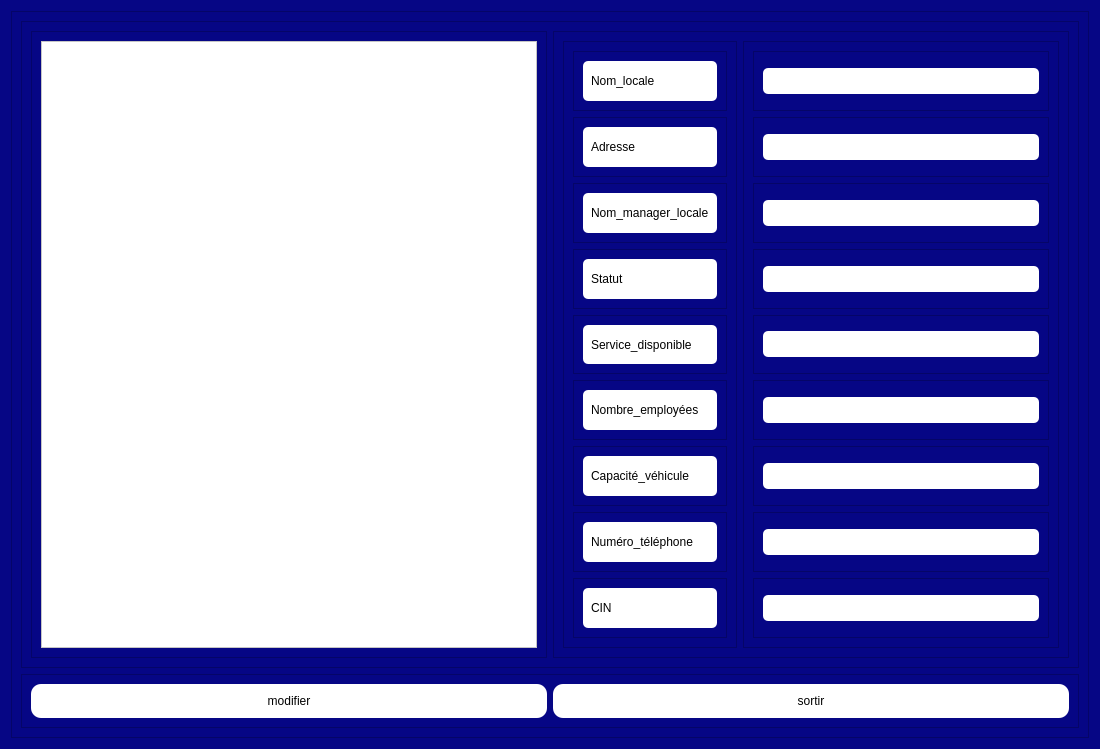
<?xml version="1.0" encoding="UTF-8"?>
<ui version="4.0">
 <class>cccc</class>
 <widget class="QDialog" name="cccc">
  <property name="geometry">
   <rect>
    <x>0</x>
    <y>0</y>
    <width>1100</width>
    <height>749</height>
   </rect>
  </property>
  <property name="windowTitle">
   <string>Dialog</string>
  </property>
  <property name="styleSheet">
   <string notr="true">background-color: rgb(6, 6, 133);</string>
  </property>
  <layout class="QHBoxLayout" name="horizontalLayout">
   <item>
    <widget class="QFrame" name="frame">
     <property name="frameShape">
      <enum>QFrame::StyledPanel</enum>
     </property>
     <property name="frameShadow">
      <enum>QFrame::Raised</enum>
     </property>
     <layout class="QVBoxLayout" name="verticalLayout">
      <item>
       <widget class="QFrame" name="frame_2">
        <property name="sizePolicy">
         <sizepolicy hsizetype="Expanding" vsizetype="Expanding">
          <horstretch>0</horstretch>
          <verstretch>0</verstretch>
         </sizepolicy>
        </property>
        <property name="frameShape">
         <enum>QFrame::StyledPanel</enum>
        </property>
        <property name="frameShadow">
         <enum>QFrame::Raised</enum>
        </property>
        <layout class="QHBoxLayout" name="horizontalLayout_3">
         <item>
          <widget class="QFrame" name="frame_4">
           <property name="frameShape">
            <enum>QFrame::StyledPanel</enum>
           </property>
           <property name="frameShadow">
            <enum>QFrame::Raised</enum>
           </property>
           <layout class="QVBoxLayout" name="verticalLayout_4">
            <item>
             <widget class="QTableView" name="tableView">
              <property name="styleSheet">
               <string notr="true">background-color: rgb(255, 255, 255);</string>
              </property>
             </widget>
            </item>
           </layout>
          </widget>
         </item>
         <item>
          <widget class="QFrame" name="frame_5">
           <property name="frameShape">
            <enum>QFrame::StyledPanel</enum>
           </property>
           <property name="frameShadow">
            <enum>QFrame::Raised</enum>
           </property>
           <layout class="QHBoxLayout" name="horizontalLayout_4">
            <item>
             <widget class="QFrame" name="frame_6">
              <property name="frameShape">
               <enum>QFrame::StyledPanel</enum>
              </property>
              <property name="frameShadow">
               <enum>QFrame::Raised</enum>
              </property>
              <layout class="QVBoxLayout" name="verticalLayout_2">
               <item>
                <widget class="QFrame" name="frame_9">
                 <property name="frameShape">
                  <enum>QFrame::StyledPanel</enum>
                 </property>
                 <property name="frameShadow">
                  <enum>QFrame::Raised</enum>
                 </property>
                 <layout class="QHBoxLayout" name="horizontalLayout_13">
                  <item>
                   <widget class="QLabel" name="label_3">
                    <property name="styleSheet">
                     <string notr="true">background-color:rgb(255, 255, 255);
border-radius: 5px;
padding: 5px;</string>
                    </property>
                    <property name="text">
                     <string>Nom_locale</string>
                    </property>
                   </widget>
                  </item>
                 </layout>
                </widget>
               </item>
               <item>
                <widget class="QFrame" name="frame_8">
                 <property name="frameShape">
                  <enum>QFrame::StyledPanel</enum>
                 </property>
                 <property name="frameShadow">
                  <enum>QFrame::Raised</enum>
                 </property>
                 <layout class="QHBoxLayout" name="horizontalLayout_12">
                  <item>
                   <widget class="QLabel" name="label_4">
                    <property name="styleSheet">
                     <string notr="true">background-color:rgb(255, 255, 255);
border-radius: 5px;
padding: 5px;</string>
                    </property>
                    <property name="text">
                     <string>Adresse</string>
                    </property>
                   </widget>
                  </item>
                 </layout>
                </widget>
               </item>
               <item>
                <widget class="QFrame" name="frame_11">
                 <property name="frameShape">
                  <enum>QFrame::StyledPanel</enum>
                 </property>
                 <property name="frameShadow">
                  <enum>QFrame::Raised</enum>
                 </property>
                 <layout class="QHBoxLayout" name="horizontalLayout_11">
                  <item>
                   <widget class="QLabel" name="label">
                    <property name="styleSheet">
                     <string notr="true">background-color:rgb(255, 255, 255);
border-radius: 5px;
padding: 5px;</string>
                    </property>
                    <property name="text">
                     <string>Nom_manager_locale</string>
                    </property>
                   </widget>
                  </item>
                 </layout>
                </widget>
               </item>
               <item>
                <widget class="QFrame" name="frame_10">
                 <property name="frameShape">
                  <enum>QFrame::StyledPanel</enum>
                 </property>
                 <property name="frameShadow">
                  <enum>QFrame::Raised</enum>
                 </property>
                 <layout class="QHBoxLayout" name="horizontalLayout_10">
                  <item>
                   <widget class="QLabel" name="label_2">
                    <property name="styleSheet">
                     <string notr="true">background-color:rgb(255, 255, 255);
border-radius: 5px;
padding: 5px;</string>
                    </property>
                    <property name="text">
                     <string>Statut</string>
                    </property>
                   </widget>
                  </item>
                 </layout>
                </widget>
               </item>
               <item>
                <widget class="QFrame" name="frame_12">
                 <property name="frameShape">
                  <enum>QFrame::StyledPanel</enum>
                 </property>
                 <property name="frameShadow">
                  <enum>QFrame::Raised</enum>
                 </property>
                 <layout class="QHBoxLayout" name="horizontalLayout_9">
                  <item>
                   <widget class="QLabel" name="label_5">
                    <property name="styleSheet">
                     <string notr="true">background-color:rgb(255, 255, 255);
border-radius: 5px;
padding: 5px;</string>
                    </property>
                    <property name="text">
                     <string>Service_disponible</string>
                    </property>
                   </widget>
                  </item>
                 </layout>
                </widget>
               </item>
               <item>
                <widget class="QFrame" name="frame_13">
                 <property name="frameShape">
                  <enum>QFrame::StyledPanel</enum>
                 </property>
                 <property name="frameShadow">
                  <enum>QFrame::Raised</enum>
                 </property>
                 <layout class="QHBoxLayout" name="horizontalLayout_8">
                  <item>
                   <widget class="QLabel" name="label_6">
                    <property name="styleSheet">
                     <string notr="true">background-color:rgb(255, 255, 255);
border-radius: 5px;
padding: 5px;</string>
                    </property>
                    <property name="text">
                     <string>Nombre_employées</string>
                    </property>
                   </widget>
                  </item>
                 </layout>
                </widget>
               </item>
               <item>
                <widget class="QFrame" name="frame_14">
                 <property name="frameShape">
                  <enum>QFrame::StyledPanel</enum>
                 </property>
                 <property name="frameShadow">
                  <enum>QFrame::Raised</enum>
                 </property>
                 <layout class="QHBoxLayout" name="horizontalLayout_5">
                  <item>
                   <widget class="QLabel" name="label_7">
                    <property name="styleSheet">
                     <string notr="true">background-color:rgb(255, 255, 255);
border-radius: 5px;
padding: 5px;</string>
                    </property>
                    <property name="text">
                     <string>Capacité_véhicule</string>
                    </property>
                   </widget>
                  </item>
                 </layout>
                </widget>
               </item>
               <item>
                <widget class="QFrame" name="frame_15">
                 <property name="frameShape">
                  <enum>QFrame::StyledPanel</enum>
                 </property>
                 <property name="frameShadow">
                  <enum>QFrame::Raised</enum>
                 </property>
                 <layout class="QHBoxLayout" name="horizontalLayout_7">
                  <item>
                   <widget class="QLabel" name="label_8">
                    <property name="styleSheet">
                     <string notr="true">background-color:rgb(255, 255, 255);
border-radius: 5px;
padding: 5px;</string>
                    </property>
                    <property name="text">
                     <string>Numéro_téléphone</string>
                    </property>
                   </widget>
                  </item>
                 </layout>
                </widget>
               </item>
               <item>
                <widget class="QFrame" name="frame_16">
                 <property name="frameShape">
                  <enum>QFrame::StyledPanel</enum>
                 </property>
                 <property name="frameShadow">
                  <enum>QFrame::Raised</enum>
                 </property>
                 <layout class="QHBoxLayout" name="horizontalLayout_6">
                  <item>
                   <widget class="QLabel" name="label_9">
                    <property name="styleSheet">
                     <string notr="true">background-color:rgb(255, 255, 255);
border-radius: 5px;
padding: 5px;</string>
                    </property>
                    <property name="text">
                     <string>CIN</string>
                    </property>
                   </widget>
                  </item>
                 </layout>
                </widget>
               </item>
              </layout>
             </widget>
            </item>
            <item>
             <widget class="QFrame" name="frame_7">
              <property name="frameShape">
               <enum>QFrame::StyledPanel</enum>
              </property>
              <property name="frameShadow">
               <enum>QFrame::Raised</enum>
              </property>
              <layout class="QVBoxLayout" name="verticalLayout_3">
               <item>
                <widget class="QFrame" name="frame_17">
                 <property name="frameShape">
                  <enum>QFrame::StyledPanel</enum>
                 </property>
                 <property name="frameShadow">
                  <enum>QFrame::Raised</enum>
                 </property>
                 <layout class="QHBoxLayout" name="horizontalLayout_14">
                  <item>
                   <widget class="QLineEdit" name="lineEditNomLocale">
                    <property name="styleSheet">
                     <string notr="true">background-color:rgb(255, 255, 255);
border-radius: 5px;
padding: 5px;</string>
                    </property>
                   </widget>
                  </item>
                 </layout>
                </widget>
               </item>
               <item>
                <widget class="QFrame" name="frame_18">
                 <property name="frameShape">
                  <enum>QFrame::StyledPanel</enum>
                 </property>
                 <property name="frameShadow">
                  <enum>QFrame::Raised</enum>
                 </property>
                 <layout class="QHBoxLayout" name="horizontalLayout_15">
                  <item>
                   <widget class="QLineEdit" name="lineEditAdresse">
                    <property name="styleSheet">
                     <string notr="true">background-color:rgb(255, 255, 255);
border-radius: 5px;
padding: 5px;</string>
                    </property>
                   </widget>
                  </item>
                 </layout>
                </widget>
               </item>
               <item>
                <widget class="QFrame" name="frame_19">
                 <property name="frameShape">
                  <enum>QFrame::StyledPanel</enum>
                 </property>
                 <property name="frameShadow">
                  <enum>QFrame::Raised</enum>
                 </property>
                 <layout class="QHBoxLayout" name="horizontalLayout_16">
                  <item>
                   <widget class="QLineEdit" name="lineEditManager">
                    <property name="styleSheet">
                     <string notr="true">background-color:rgb(255, 255, 255);
border-radius: 5px;
padding: 5px;</string>
                    </property>
                   </widget>
                  </item>
                 </layout>
                </widget>
               </item>
               <item>
                <widget class="QFrame" name="frame_20">
                 <property name="frameShape">
                  <enum>QFrame::StyledPanel</enum>
                 </property>
                 <property name="frameShadow">
                  <enum>QFrame::Raised</enum>
                 </property>
                 <layout class="QHBoxLayout" name="horizontalLayout_17">
                  <item>
                   <widget class="QLineEdit" name="lineEditStatut">
                    <property name="styleSheet">
                     <string notr="true">background-color:rgb(255, 255, 255);
border-radius: 5px;
padding: 5px;</string>
                    </property>
                   </widget>
                  </item>
                 </layout>
                </widget>
               </item>
               <item>
                <widget class="QFrame" name="frame_21">
                 <property name="frameShape">
                  <enum>QFrame::StyledPanel</enum>
                 </property>
                 <property name="frameShadow">
                  <enum>QFrame::Raised</enum>
                 </property>
                 <layout class="QHBoxLayout" name="horizontalLayout_18">
                  <item>
                   <widget class="QLineEdit" name="lineEditService">
                    <property name="styleSheet">
                     <string notr="true">background-color:rgb(255, 255, 255);
border-radius: 5px;
padding: 5px;</string>
                    </property>
                   </widget>
                  </item>
                 </layout>
                </widget>
               </item>
               <item>
                <widget class="QFrame" name="frame_22">
                 <property name="frameShape">
                  <enum>QFrame::StyledPanel</enum>
                 </property>
                 <property name="frameShadow">
                  <enum>QFrame::Raised</enum>
                 </property>
                 <layout class="QHBoxLayout" name="horizontalLayout_19">
                  <item>
                   <widget class="QLineEdit" name="lineEditEmployees">
                    <property name="styleSheet">
                     <string notr="true">background-color:rgb(255, 255, 255);
border-radius: 5px;
padding: 5px;</string>
                    </property>
                   </widget>
                  </item>
                 </layout>
                </widget>
               </item>
               <item>
                <widget class="QFrame" name="frame_23">
                 <property name="frameShape">
                  <enum>QFrame::StyledPanel</enum>
                 </property>
                 <property name="frameShadow">
                  <enum>QFrame::Raised</enum>
                 </property>
                 <layout class="QHBoxLayout" name="horizontalLayout_20">
                  <item>
                   <widget class="QLineEdit" name="lineEditCapacite">
                    <property name="styleSheet">
                     <string notr="true">background-color:rgb(255, 255, 255);
border-radius: 5px;
padding: 5px;</string>
                    </property>
                   </widget>
                  </item>
                 </layout>
                </widget>
               </item>
               <item>
                <widget class="QFrame" name="frame_24">
                 <property name="frameShape">
                  <enum>QFrame::StyledPanel</enum>
                 </property>
                 <property name="frameShadow">
                  <enum>QFrame::Raised</enum>
                 </property>
                 <layout class="QHBoxLayout" name="horizontalLayout_21">
                  <item>
                   <widget class="QLineEdit" name="lineEditTelephone">
                    <property name="styleSheet">
                     <string notr="true">background-color:rgb(255, 255, 255);
border-radius: 5px;
padding: 5px;</string>
                    </property>
                   </widget>
                  </item>
                 </layout>
                </widget>
               </item>
               <item>
                <widget class="QFrame" name="frame_25">
                 <property name="frameShape">
                  <enum>QFrame::StyledPanel</enum>
                 </property>
                 <property name="frameShadow">
                  <enum>QFrame::Raised</enum>
                 </property>
                 <layout class="QHBoxLayout" name="horizontalLayout_22">
                  <item>
                   <widget class="QLineEdit" name="lineEditCIN">
                    <property name="styleSheet">
                     <string notr="true">background-color:rgb(255, 255, 255);
border-radius: 5px;
padding: 5px;</string>
                    </property>
                   </widget>
                  </item>
                 </layout>
                </widget>
               </item>
              </layout>
             </widget>
            </item>
           </layout>
          </widget>
         </item>
        </layout>
       </widget>
      </item>
      <item alignment="Qt::Qt::AlignBottom">
       <widget class="QFrame" name="frame_3">
        <property name="frameShape">
         <enum>QFrame::StyledPanel</enum>
        </property>
        <property name="frameShadow">
         <enum>QFrame::Raised</enum>
        </property>
        <layout class="QHBoxLayout" name="horizontalLayout_2">
         <item>
          <widget class="QPushButton" name="pushButton">
           <property name="styleSheet">
            <string notr="true">QPushButton
{
background-color:rgb(255, 255, 255);
border-radius: 10px;
padding: 10px;
}

QPushButton:Hover {
				background-color: rgb(159, 159, 159);
				border-color: rgb(159, 159, 159);}

</string>
           </property>
           <property name="text">
            <string>modifier</string>
           </property>
          </widget>
         </item>
         <item>
          <widget class="QPushButton" name="pushButton_2">
           <property name="styleSheet">
            <string notr="true">QPushButton
{
background-color:rgb(255, 255, 255);
border-radius: 10px;
padding: 10px;
}

QPushButton:Hover {
				background-color: rgb(159, 159, 159);
				border-color: rgb(159, 159, 159);}

</string>
           </property>
           <property name="text">
            <string>sortir</string>
           </property>
          </widget>
         </item>
        </layout>
       </widget>
      </item>
     </layout>
    </widget>
   </item>
  </layout>
 </widget>
 <resources/>
 <connections/>
</ui>
